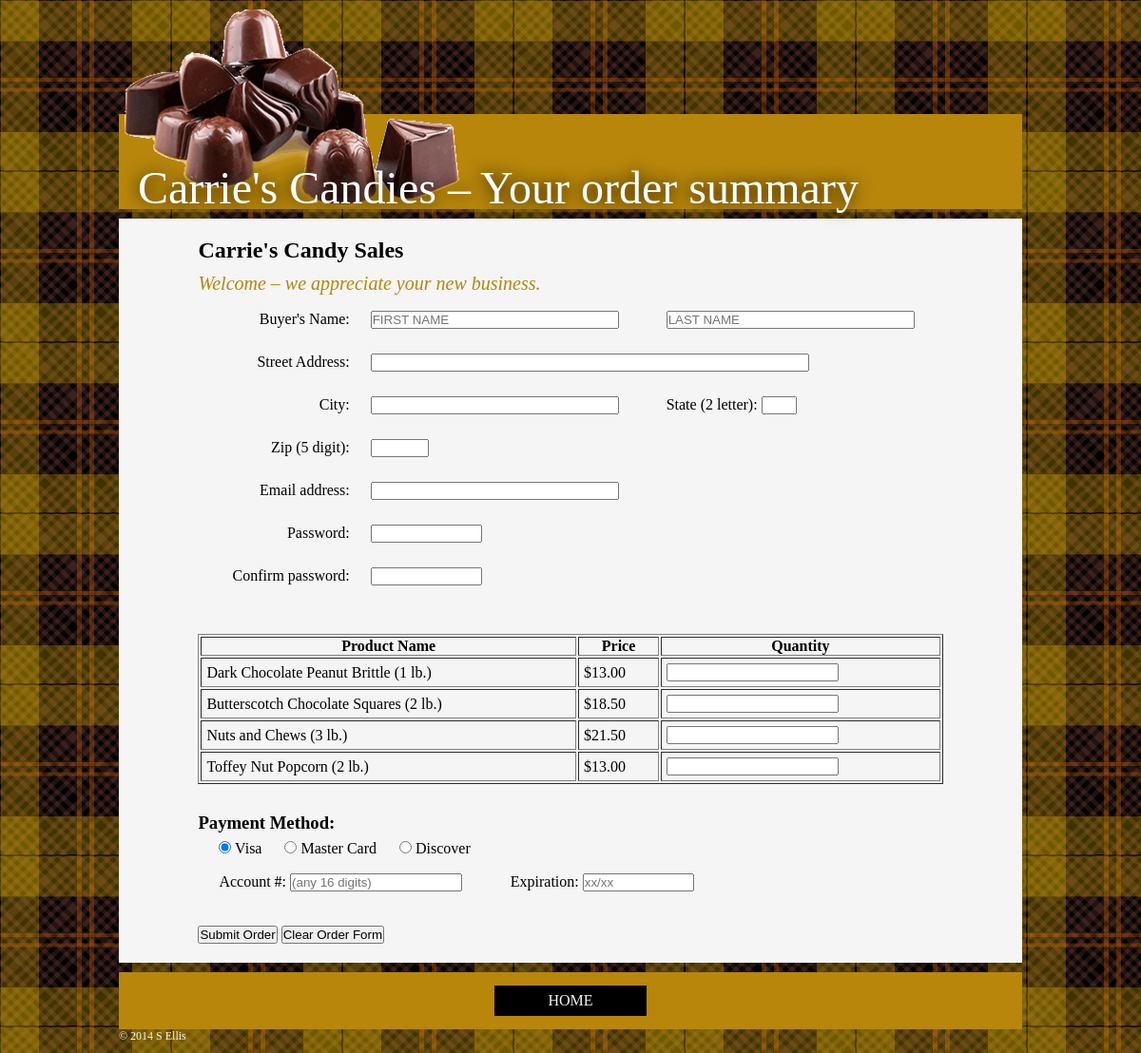
The page /summary.php on the database its author committed.
### tables this page shows
CREATE TABLE `t_stock` (
  `prodID` int(10) unsigned NOT NULL AUTO_INCREMENT,
  `descrip` varchar(150) NOT NULL,
  `price` decimal(6,2) unsigned NOT NULL,
  `avail` tinyint(4) NOT NULL,
  `pieceWgt` int(2) unsigned NOT NULL,
  PRIMARY KEY (`prodID`),
  UNIQUE KEY `prodID` (`prodID`),
  KEY `prodID_2` (`prodID`),
  KEY `avail` (`avail`)
);

### html/summary.php (called while the page is built, shortened)
<?php
require('../mysqli_connect.php');
?>
<?php
include("order.php");
?>

### html/order.php (the view, shortened to what this page needs)
  <form id="candy" action = "" method = "post">
      <h2> Carrie's Candy Sales  </h2>
<?php
if(isset($_SESSION['userID']) && !empty($_SESSION['userID'])) {
    printf("<p class='salut'><em>Welcome back, %s %s.</em></p>", $_SESSION['fName'], $_SESSION['lName']);
}else{
    echo "<p class='salut'><em>Welcome – we appreciate your new business.</em></p>";
}
?>
<div>
      <table id='order'>
        <tr>
            <td class="col1">Buyer's Name:</td>
            <td><label for="fName">
           <input type="text"  name="fName" id="fName" size="30" maxlength="50" placeholder="FIRST NAME"
                     value ="<?php echo (isset($_SESSION['fName']) && !empty($_SESSION['fName']))? $_SESSION['fName'] : ''; ?>" />
          </label>
            </td>
          <td><label for="lName">
          <input type="text"  name="lName" id="lName" size="30" maxlength="50" placeholder="LAST NAME"
                     value ="<?php echo (isset($_SESSION['lName']) && !empty($_SESSION['lName']))? $_SESSION['lName'] : ''; ?>"  />
          </label>
          </td>
        </tr>
        <tr>
            <td class="col1"><label for="street">Street Address: </label></td>
          <td colspan="2" > <input type="text"  name="addr" id="street" size="55" maxlength="150"
                     value ="<?php echo (isset($_SESSION['addr']) && !empty($_SESSION['addr']))? $_SESSION['addr'] : ''; ?>" />
          </td>
        </tr>
        <tr>
          <td class="col1"><label for="city">City: </label></td>
          <td> <input type="text"  name="town" id="city" size="30" maxlength="150"
                     value ="<?php echo (isset($_SESSION['town']) && !empty($_SESSION['town']))? $_SESSION['town'] : ''; ?>" />
          </td>
          <td><label for="state">State (2 letter): </label>
              <span class="tdIntd indSt"><input type="text"  name ="steCode" id="state" size="2" maxlength="2"
                     value ="<?php echo (isset($_SESSION['steCode']) && !empty($_SESSION['steCode']))? $_SESSION['steCode'] : ''; ?>" />
            </span>
          </td>
        </tr>
        <tr>
          <td class="col1"><label for="zip">Zip (5 digit): </label></td>
          <td> <input type="text"  name="zip" id="zip" size="5" maxlength="5"
                     value ="<?php echo (isset($_SESSION['zip']) && !empty($_SESSION['zip']))? $_SESSION['zip'] : ''; ?>" />
          </td>
        </tr>
        <tr>
            <td class="col1"><label for="email">Email address: </label></td>
          <td> <input type="text"  name="email" id="email" size="30" maxlength="60"
                     value ="<?php echo (isset($_SESSION['email']) && !empty($_SESSION['email']))? $_SESSION['email'] : ''; ?>" />
          </td>
        </tr>
        <tr>
          <td class="col1"><label for="pass1">Password: </label></td>
          <td> <input type="text"  name="pass1" id="pass1" size="12"
                     value ="<?php echo (isset($_SESSION['pass']) && !empty($_SESSION['pass']))? $_SESSION['pass'] : ''; ?>"  />
          </td>
        </tr>
        <tr>
          <td class="col1"><label for="pass2">Confirm password: </label></td>
          <td> <input type="password"  name="pass2" id="pass2" size="12" />
          </td>
        </tr>
      </table>
      <table id='products' border="border">
        <tr>
          <th> Product Name </th>
          <th> Price </th>
          <th> Quantity </th>
        </tr>
<?php
    $q = 'SELECT * FROM t_stock ORDER BY prodID';
    $r = mysqli_query ($dbc, $q);
    $i = 1;
    while ($row = mysqli_fetch_array($r, MYSQLI_ASSOC)){
        echo "<tr>
            <td><label for=\"choc$i\">{$row['descrip']}"." ({$row['pieceWgt']} lb.)</label></td>
            <td>\${$row['price']}</td>
            <td> <input type='number'  name=\"{$row['prodID']}\" id=\"choc$i\" size ='2' /> </td>
            </tr>";
        $i++;
    }
?>
        </table>
</div>
  <div>
        <h3> Payment Method: </h3>
        <table class="credit">
            <tr class="credit">
                <td>
                 <span>
          <input type = "radio"  name = "payment" id="visa"  value = "visa"
                 checked = "checked" /><label for="visa">&#32Visa </label>
                </span>
                <span>
          <input type = "radio"  name = "payment"  id="mc" value = "mc" />
          <label for="mc">&#32Master Card</label>
                </span>
               <span>
          <input type = "radio"  name = "payment" id="discover"
                 value = "discover" /><label for="discover">&#32Discover</label>
               </span>
             </td>
        </tr>
        <tr class="credit">
            <td class="indCC">
            <label for="acctNum">&#32Account #:</label>
            <input type="text"  name="acctNum" id="acctNum" maxlength="16"
                 placeholder="(any 16 digits)"/>
            </td>
            <td class="indCC">
                <label for="exp">&#32Expiration:</label>
                <input type="text"  name="exp" id="exp" size="12"
                 placeholder = "xx/xx" />
            </td>
        </tr>
        </table>
  </div>
        <p class='buttons'>
            <input id="button" type="submit"  value="Submit Order" />
            <input type="reset"  value="Clear Order Form" />
        </p>
    </form>

### html/css/style.css (style rules this page uses)
* { margin:0; padding:0; }
body { background-image: url('../images/repeat_background_gradient_checked.png'); background-size: 15%; font-size: 100%; margin: 0; }
#wrapper { width: 80%; max-width: 950px; margin: 10px auto; }
#header { background-image: url('../images/types-of-chocolates2.png'), url('../images/headingColor.jpg'); background-position: -1% 60%, bottom ; background-repeat: no-repeat, repeat-x; margin: 0; height: 210px; }
#footer { color: #f5f5f5; font-size: .75em; }
.title { font-size: 3em; font-weight: normal; color: #ffffff; text-shadow: black 0 0 .35em; padding-top: 160px; padding-left: 20px; }
.salut { font-size: 1.25em; margin: 10px 0; color: #b8860b; }
#section { margin: 0; }
.content { background-color: #f5f5f5; padding: 20px 30px; margin: 10px 0; }
#nav { background-color: #b8860b; padding: 10px 0; text-align: center; line-height: 2em; }
a.navlink:link { color: #f5f5f5; text-decoration: none; }
a.navlink { display: inline-block; background-color: #000; margin: 4px 2px; width: 10em; text-transform: uppercase; }
#candy, #stock { margin-left: 6%; margin-right: 6%; }
#products, #customers, #stocklist { width: 100%; margin-top: 30px; margin-bottom: 30px; }
#products td, #customers td, #stocklist td { padding: 5px; }
#order { width: 100%; }
#order, #confirm, .credit { line-height: 1.75em; }
#order td, #confirm td { padding-left: 20px; padding-bottom: 15px; }
table.credit span { margin-right: 20px; }
.credit td { padding-left: 20px; padding-bottom: 5px; }
.col1 { text-align: right; }
.buttons { display: inline-block; padding-top: 25px; }

### rows shown on the page
t_stock: descrip "Dark Chocolate Peanut Brittle", pieceWgt "1", price "13.00"
t_stock: descrip "Butterscotch Chocolate Squares", pieceWgt "2", price "18.50"
t_stock: descrip "Nuts and Chews", pieceWgt "3", price "21.50"
t_stock: descrip "Toffey Nut Popcorn", pieceWgt "2", price "13.00"
